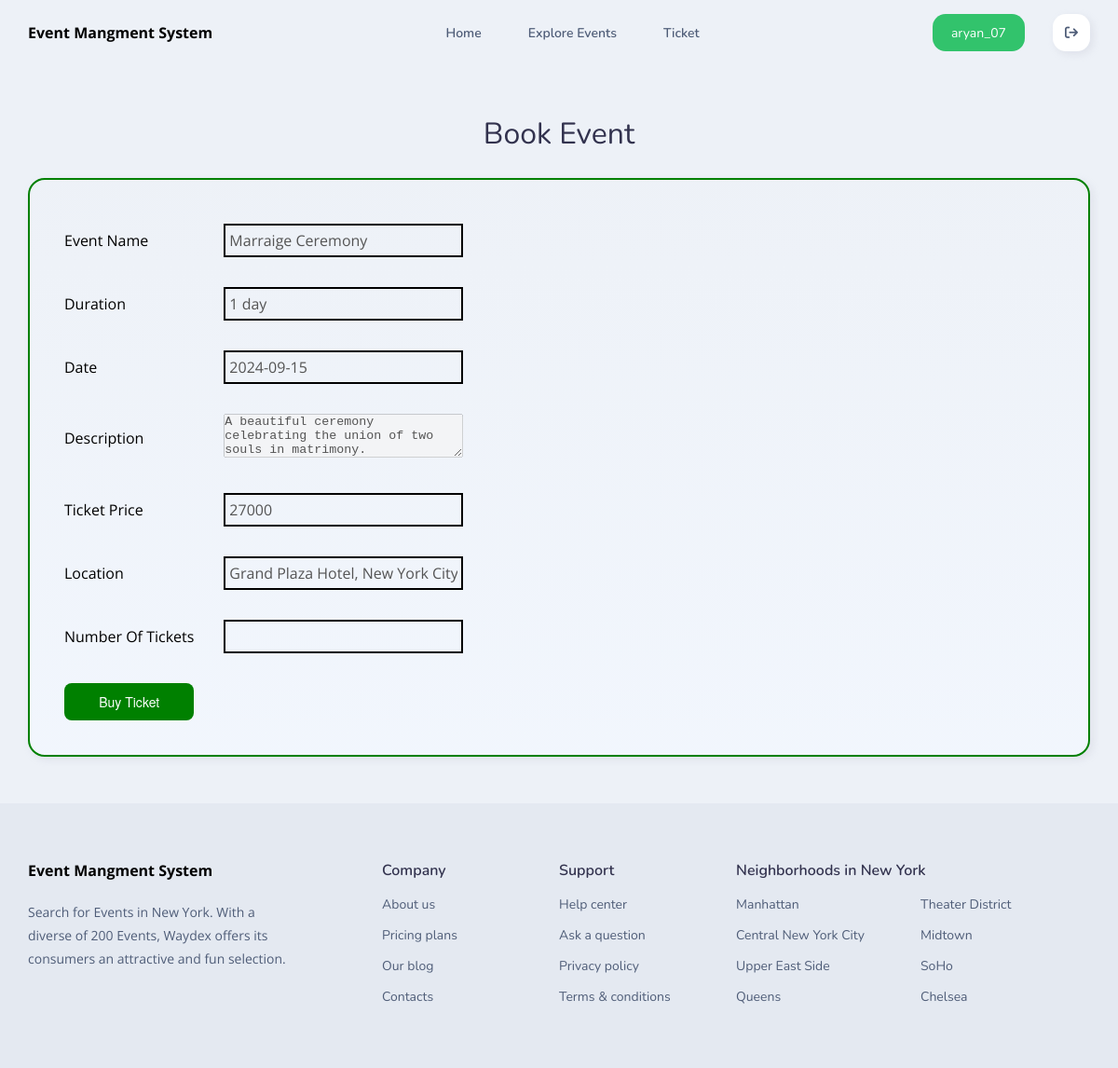
The page /EMS/User/bookticket.php?id=2 (signed in) on the database its author committed.
### tables this page shows
CREATE TABLE `event_tbl` (
  `event_id` int(5) NOT NULL,
  `event_img` varchar(255) NOT NULL,
  `event_name` varchar(30) NOT NULL,
  `event_people` int(10) NOT NULL,
  `event_price` float NOT NULL,
  `Duration` varchar(255) NOT NULL,
  `Date` varchar(255) NOT NULL,
  `Location` varchar(255) NOT NULL,
  `Description` varchar(255) NOT NULL
);

### EMS/User/bookticket.php (the view, shortened to what this page needs)
<?php
include "../loginreg/partials/db_conn.php";
$eventid = $_GET['id'];
$sql = "SELECT * FROM event_tbl WHERE event_id='$eventid'";
$result = mysqli_query($conn, $sql);
$row = mysqli_fetch_assoc($result);
?>
<!DOCTYPE html>
<html lang="en">
<head>
    <link rel="stylesheet" href="./assets/css/style.css">
    <link rel="stylesheet" href="https://cdnjs.cloudflare.com/ajax/libs/font-awesome/6.3.0/css/all.min.css">
</head>
<body>
<?php include "partials/header.php"?>
<br><br><br>
      <main>
        <section class="section featured-car" id="featured-car">
            <div class="container">
                <h2 class="h2 section-title" style="text-align: center;">Book Event</h2>
<br>
              <ul class="featured-car-list" style="display: block;">
                <li>
                  <div class="featured-car-card" style="border: 2px solid green;">
                    <div class="card-content">
                    <form action="" method="post">
                        <table>
                            <tr>
                                <td>Event Name</td>
                                <td><input type="text" value="<?php echo $row['event_name']; ?>" disabled></td>
                            </tr>
                            <tr>
                                <td>Duration</td>
                                <td><input type="text" value="<?php echo $row['Duration']; ?>" disabled></td>
                            </tr>
                            <tr>
                                <td>Date</td>
                                <td><input type="text" value="<?php echo $row['Date']; ?>" disabled></td>
                            </tr>
                            <tr>
                                <td>Description</td>
                                <td><textarea name="" id="" cols="30" rows="3" disabled><?php echo $row['Description']; ?></textarea></td>
                            </tr>
                            <tr>
                              <td>Ticket Price</td>
                              <td><input type="text" value="<?php echo $row['event_price']; ?>" disabled></td>
                            </tr>
                            <tr>
                              <td>Location</td>
                              <td><input type="text" value="<?php echo $row['Location']; ?>" disabled></td>
                            </tr>
                            <tr>
                <td>Number Of Tickets</td>
                <td><input type="number" name="numberOfTickets" id="numberOfTickets"></td>
            </tr>
                            <tr>
                            <td><button type="submit" class="button-1" role="button">Buy Ticket</button></td>
                            </tr>
                        </table>
                        </form>
                    </div>
                  </div>
                </li>
              </ul>
            </div>
          </section>
      </main>
      <footer class="footer">
        <div class="container">
          <div class="footer-top">
            <div class="footer-brand">
              <a href="#" class="logo">
                <p style="color: black;font-weight: bolder;">Event Mangment System</p>
              </a>
              <p class="footer-text">
                Search for Events in New York. With a diverse of 200 Events, Waydex offers its
                consumers an
                attractive and fun selection.
              </p>
            </div>
            <ul class="footer-list">
              <li>
                <p class="footer-list-title">Company</p>
              </li>
              <li>
                <a href="#" class="footer-link">About us</a>
              </li>
              <li>
                <a href="#" class="footer-link">Pricing plans</a>
              </li>
              <li>
                <a href="#" class="footer-link">Our blog</a>
              </li>
              <li>
                <a href="#" class="footer-link">Contacts</a>
              </li>
            </ul>
            <ul class="footer-list">
              <li>
                <p class="footer-list-title">Support</p>
              </li>
              <li>
                <a href="#" class="footer-link">Help center</a>
              </li>
              <li>
                <a href="#" class="footer-link">Ask a question</a>
              </li>
              <li>
                <a href="#" class="footer-link">Privacy policy</a>
              </li>
              <li>
                <a href="#" class="footer-link">Terms & conditions</a>
              </li>
            </ul>
            <ul class="footer-list">
              <li>
                <p class="footer-list-title">Neighborhoods in New York</p>
              </li>
              <li>
                <a href="#" class="footer-link">Manhattan</a>
              </li>
              <li>
                <a href="#" class="footer-link">Central New York City</a>
              </li>
              <li>
                <a href="#" class="footer-link">Upper East Side</a>
              </li>
              <li>
                <a href="#" class="footer-link">Queens</a>
              </li>
              <li>
                <a href="#" class="footer-link">Theater District</a>
              </li>
              <li>
                <a href="#" class="footer-link">Midtown</a>
              </li>
              <li>
                <a href="#" class="footer-link">SoHo</a>
              </li>
              <li>
                <a href="#" class="footer-link">Chelsea</a>
              </li>
            </ul>
          </div>
        </div>
      </footer>
</body>
</html>

### EMS/User/assets/css/style.css (style rules this page uses)
:root { --pale-purple-pantone: hsl(262, 63%, 92%); --medium-sea-green: hsl(152, 63%, 43%); --lavender-blush: hsl(336, 35%, 92%); --carolina-blue: #32C36C; --columbia-blue: hsl(204, 92%, 90%); --alice-blue-1: hsl(216, 38%, 95%); --alice-blue-2: hsl(216, 75%, 97%); --alice-blue-3: hsl(216, 38%, 95%); --alice-blue-4: hsl(217, 33%, 92%); --independence: hsl(219, 21%, 39%); --deep-cerise: hsl(329, 63%, 52%); --eerie-black: hsl(210, 11%, 15%); --space-cadet: hsl(240, 22%, 25%); --blue-jeans: hsl(204, 80%, 63%); --slate-blue: hsl(262, 60%, 57%); --beau-blue: hsl(208, 86%, 92%); --honey-dew: hsl(152, 48%, 89%); --mimi-pink: hsl(329, 63%, 90%); --red-salsa: hsl(0, 79%, 63%); --sapphire: hsl(211, 100%, 35%); --manatee: hsl(219, 14%, 60%); --white: hsl(0, 0%, 100%); --gradient: linear-gradient(to top, var(--alice-blue-2), var(--alice-blue-3)); --ff-nunito: 'Nunito', sans-serif; --ff-open-sans: 'Open Sans', sans-serif; --fs-1: 2.125rem; --fs-2: 1.875rem; --fs-3: 1.5rem; --fs-4: 1.375rem; --fs-5: 1.125rem; --fs-6: 0.875rem; --fs-7: 0.625rem; --fw-400: 400; --fw-600: 600; --transition: 0.5s ease; --section-padding: 50px; --radius-10: 10px; --radius-14: 14px; --radius-18: 18px; --shadow-1: 3px 3px 9px hsla(240, 14%, 69%, 0.2); --shadow-2: 3px 3px 9px hsla(204, 92%, 59%, 0.3); }
*, *::before, *::after { margin: 0; padding: 0; box-sizing: border-box; }
li { list-style: none; }
a { text-decoration: none; }
a, img, span, label, input, button, ion-icon { display: block; }
button, input { background: none; border: none; font: inherit; }
button { cursor: pointer; }
input { width: 100%; }
html { font-family: var(--ff-open-sans); color: var(--eerie-black); font-size: 1rem; line-height: 1.5; scroll-behavior: smooth; }
body { background: var(--alice-blue-1); overflow-x: hidden; }
.container { padding-inline: 15px; }
button, a { transition: var(--transition); }
.section { padding-block: var(--section-padding); }
.h1, .h2, .h3 { color: var(--space-cadet); font-family: var(--ff-nunito); line-height: 1.4; }
.h2, .h3 { font-weight: var(--fw-400); }
.h2 { font-size: var(--fs-2); }
.featured-car-list { display: grid; grid-template-columns: minmax(0, 1fr); gap: 30px; }
.featured-car-card { background: var(--gradient); border: 1px solid var(--white); border-radius: var(--radius-18); padding: 10px; box-shadow: var(--shadow-1); }
.featured-car-card .card-content { padding: 20px 10px 10px; }
.footer { background: var(--alice-blue-4); color: var(--independence); }
.footer a { color: inherit; }
.footer-top { padding-block: 60px; display: flex; flex-wrap: wrap; justify-content: space-between; align-items: flex-start; row-gap: 50px; }
.footer-top .logo { margin-bottom: 20px; }
.footer-text { font-size: var(--fs-6); line-height: 1.8; }
.footer-list { font-family: var(--ff-nunito); }
.footer-list:not(:last-of-type) { width: 50%; }
.footer-list:last-of-type { width: 100%; column-count: 2; }
.footer-list-title { color: var(--space-cadet); font-weight: var(--fw-600); margin-bottom: 8px; }
.footer-link { font-size: var(--fs-6); padding-block: 6px; }
.footer-list:last-child > li:first-child { column-span: all; }
@media (min-width: 580px) { .container { max-width: 540px; margin-inline: auto; } }
@media (min-width: 768px) { :root { --fs-1: 2.625rem; } }
@media (min-width: 768px) { .container { max-width: 720px; } }
@media (min-width: 768px) { .featured-car-list { grid-template-columns: repeat(2, minmax(0, 1fr)); } }
@media (min-width: 768px) { .footer-brand { width: 100%; } }
@media (min-width: 768px) { .footer-text { max-width: 400px; } }
@media (min-width: 992px) { .container { max-width: 960px; } }
@media (min-width: 992px) { .footer-list:not(:last-of-type) { width: 25%; } }
@media (min-width: 992px) { .footer-list:last-of-type { width: 50%; } }
@media (min-width: 1200px) { :root { --fs-1: 2.875rem; --fs-2: 2rem; } }
@media (min-width: 1200px) { .container { max-width: 1170px; } }
@media (min-width: 1200px) { .featured-car-list { grid-template-columns: repeat(3, minmax(0, 1fr)); } }
@media (min-width: 1200px) { .footer-brand { width: 33.33%; } }
@media (min-width: 1200px) { .footer-text { max-width: 35ch; } }
@media (min-width: 1200px) { .footer-list:not(:last-of-type) { width: 16.66%; } }
@media (min-width: 1200px) { .footer-list:last-of-type { width: 33.33%; } }

### rows shown on the page
event_tbl: event_name "Marraige Ceremony", Duration "1 day", Date "2024-09-15", Description "A beautiful ceremony celebrating the union of two souls in matrimony.", event_price "27000", Location "Grand Plaza Hotel, New York City"

### other values the page prints
$_SESSION['username'] "aryan_07"
